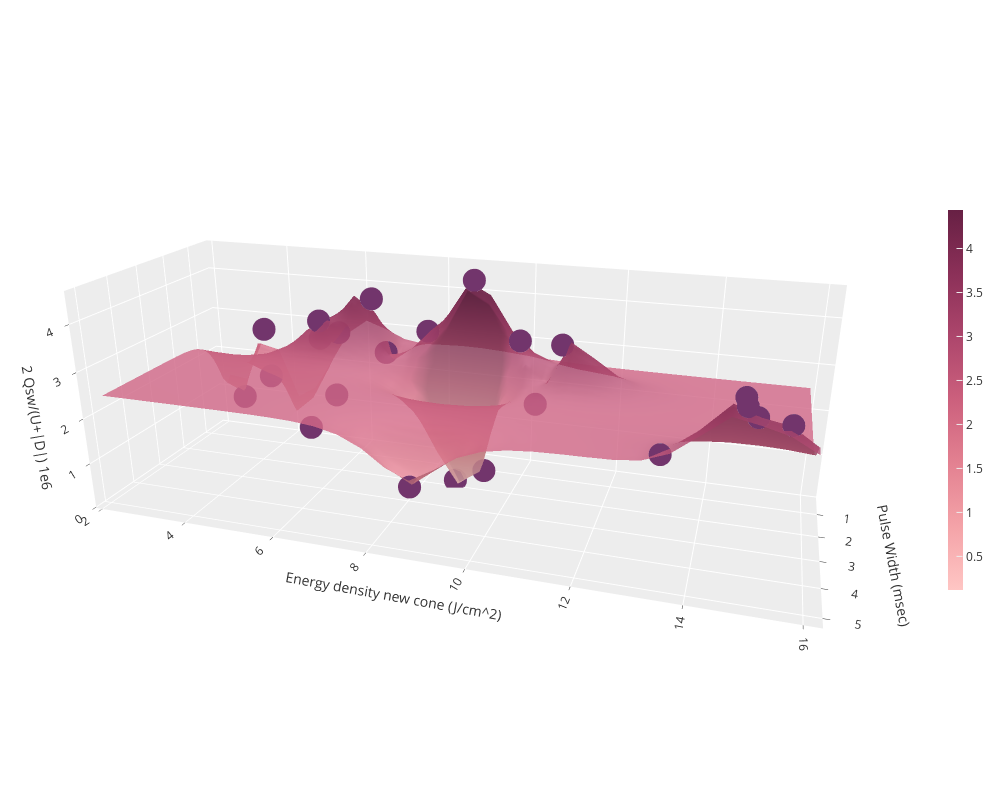

Notebook code cell kept with this figure:
### Code cell
# visualize acquisition function results and confidence bound surfaces
vis_pred(raw_train_x, train_y, raw_test_grid, pred_labels)

### Figure 1 — Plotly figure (JSON) as saved in the notebook; plotly's stock layout.template omitted (floating-point values rounded to 4 significant figures; data arrays with more than 128 entries replaced by an {"elided": "..."} marker saying what was removed)
{"data": [{"colorbar": {"len": 0.5, "thickness": 15}, "colorscale": [[0, "rgb(255, 198, 196)"], [0.1667, "rgb(244, 163, 168)"], [0.3333, "rgb(227, 129, 145)"], [0.5, "rgb(204, 96, 125)"], [0.6667, "rgb(173, 70, 108)"], [0.8333, "rgb(139, 48, 88)"], [1, "rgb(103, 32, 68)"]], "name": "GP regression", "opacity": 0.8, "x": [0.3393, 0.5055, 0.6718, 0.8381, 1.004, 1.171, 1.337, 1.503, 1.669, 1.836, 2.002, 2.168, 2.334, 2.501, 2.667, 2.833, 2.999, 3.166, 3.332, 3.498, 3.664, 3.831, 3.997, 4.163, 4.329, 4.496, 4.662, 4.828, 4.994, 5.161], "y": [2.276, 2.746, 3.215, 3.685, 4.154, 4.624, 5.094, 5.563, 6.033, 6.502, 6.972, 7.441, 7.911, 8.381, 8.85, 9.32, 9.789, 10.26, 10.73, 11.2, 11.67, 12.14, 12.61, 13.08, 13.55, 14.02, 14.49, 14.95, 15.42, 15.89], "z": {"elided": "30x30 float values"}, "type": "surface"}, {"marker": {"color": "#72356c"}, "mode": "markers", "name": "training data", "x": [0.5, 0.5, 1.0, 1.0, 1.5, 1.5, 5.0, 5.0, 0.5, 5.0, 2.0, 0.5, 0.5, 0.5, 1.0, 1.0, 2.0, 2.0, 2.0, 2.0, 5.0, 5.0, 5.0], "y": [2.73, 3.4, 3.79, 6.44, 5.36, 8.99, 8.8, 14.67, 5.24, 14.89, 10.13, 4.51, 5.37, 4.88, 6.76, 7.77, 8.73, 9.38, 10.48, 11.01, 14.71, 15.44, 13.37], "z": [0.873, 2.677, 1.699, 3.805, 3.335, 4.535, 1.363, 3.841, 1.201, 3.514, 3.471, 0.2633, 2.775, 2.591, 2.58, 3.174, 0.1315, 0.4512, 2.127, 3.468, 3.686, 3.446, 2.652], "type": "scatter3d"}], "layout": {"margin": {"r": 0, "l": 0, "b": 0, "t": 0}, "width": 1000, "height": 800, "scene": {"xaxis": {"title": {"text": "Pulse Width (msec)"}}, "yaxis": {"title": {"text": "Energy density new cone (J/cm^2)"}}, "zaxis": {"title": {"text": "2 Qsw/(U+|D|) 1e6"}}, "camera": {"up": {"x": 0, "y": 0, "z": 1}, "center": {"x": 0, "y": 0, "z": 0}, "eye": {"x": 2.5, "y": 0.8, "z": 1}}}}}
